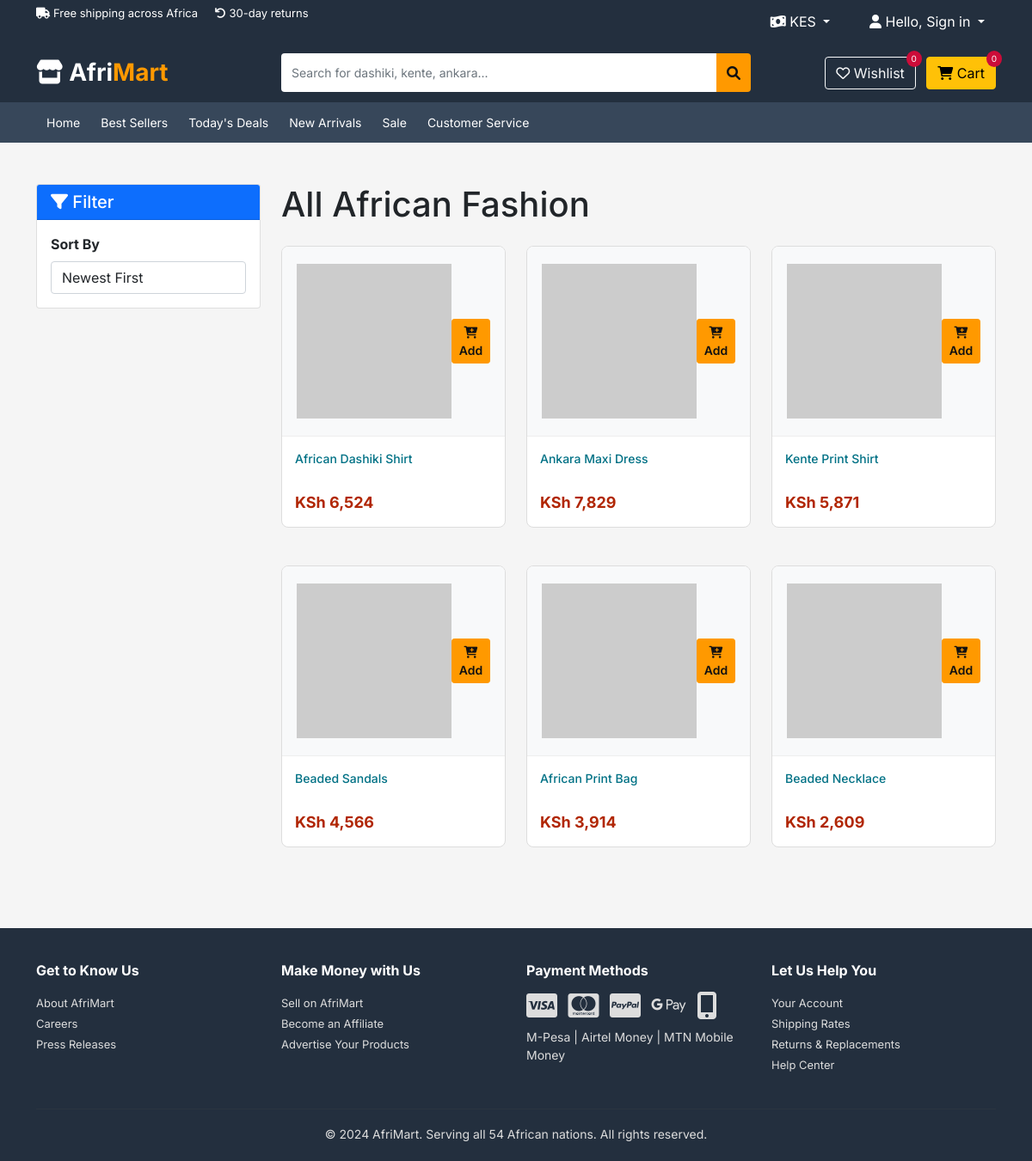
The page /shop.php on the database its author committed.
### tables this page shows
CREATE TABLE products (
    id INT AUTO_INCREMENT PRIMARY KEY,
    name VARCHAR(255) NOT NULL,
    slug VARCHAR(255) UNIQUE NOT NULL,
    description TEXT,
    short_description VARCHAR(500),
    price_usd DECIMAL(10,2) NOT NULL,
    compare_price_usd DECIMAL(10,2) DEFAULT NULL,
    category_id INT,
    brand VARCHAR(100),
    sizes VARCHAR(200),
    colors VARCHAR(200),
    stock_quantity INT DEFAULT 0,
    sku VARCHAR(100) UNIQUE,
    images TEXT,
    featured BOOLEAN DEFAULT 0,
    trending BOOLEAN DEFAULT 0,
    best_seller BOOLEAN DEFAULT 0,
    new_arrival BOOLEAN DEFAULT 0,
    sold_count INT DEFAULT 0,
    views INT DEFAULT 0,
    status ENUM('active','inactive') DEFAULT 'active',
    created_at TIMESTAMP DEFAULT CURRENT_TIMESTAMP,
    FOREIGN KEY (category_id) REFERENCES categories(id) ON DELETE SET NULL
);

CREATE TABLE currencies (
    id INT AUTO_INCREMENT PRIMARY KEY,
    country_code VARCHAR(5) UNIQUE NOT NULL,
    country_name VARCHAR(100) NOT NULL,
    currency_code VARCHAR(3) NOT NULL,
    currency_symbol VARCHAR(10) NOT NULL,
    currency_name VARCHAR(50) NOT NULL,
    rate_to_usd DECIMAL(15,6) NOT NULL,
    is_default BOOLEAN DEFAULT 0
);

### includes/functions.php (called while the page is built, shortened)
<?php
function getProducts($pdo, $limit = null, $category = null, $search = null, $sort = 'newest') {
    $sql = "SELECT p.*, c.name as category_name FROM products p LEFT JOIN categories c ON p.category_id = c.id WHERE p.status = 'active'";
    $params = [];
    switch($sort) {
        default: $sql .= " ORDER BY p.created_at DESC";
    }
    $stmt = $pdo->prepare($sql);
    $stmt->execute($params);
    $products = $stmt->fetchAll();
    return $products;
}
?>

### includes/currency.php (called while the page is built, shortened)
<?php
function convertPrice($priceUSD, $targetCurrency) {
    global $pdo;
    $stmt = $pdo->prepare("SELECT rate_to_usd FROM currencies WHERE currency_code = ?");
    $stmt->execute([$targetCurrency]);
    $c = $stmt->fetch();
    if($c) {
        return round($priceUSD * $c['rate_to_usd'], 2);
    }
    return round($priceUSD, 2);
}
function getCurrencySymbol($code) {
    global $pdo;
    $stmt = $pdo->prepare("SELECT currency_symbol FROM currencies WHERE currency_code = ?");
    $stmt->execute([$code]);
    $c = $stmt->fetch();
    return $c ? $c['currency_symbol'] : '$';
}
function formatPrice($amount, $currency = null) {
    global $currentCurrency;
    $curr = $currency ?? $currentCurrency;
    $symbol = getCurrencySymbol($curr);
    $currenciesWithoutDecimals = ['KES', 'TZS', 'UGX', 'BIF', 'DJF', 'GNF', 'RWF'];
    if(in_array($curr, $currenciesWithoutDecimals)) {
        return $symbol . " " . number_format($amount, 0);
    }
    return $symbol . number_format($amount, 2);
}
$currentCurrency = $_SESSION['user_currency'];
?>

### shop.php (the view, shortened to what this page needs)
<?php
require_once 'config/config.php';
$search = $_GET['search'] ?? '';
$category = $_GET['category'] ?? '';
$sort = $_GET['sort'] ?? 'newest';
$products = getProducts($pdo, null, $category, $search, $sort);
?>
<!DOCTYPE html>
<html lang="en">
<head>
    <link href="https://cdn.jsdelivr.net/npm/bootstrap@5.1.3/dist/css/bootstrap.min.css" rel="stylesheet">
    <link rel="stylesheet" href="https://cdnjs.cloudflare.com/ajax/libs/font-awesome/6.0.0/css/all.min.css">
    <link rel="stylesheet" href="assets/css/style.css">
</head>
<body>
<?php include 'includes/header.php'; ?>
<div class="container my-5">
    <div class="row">
        <div class="col-md-3">
            <div class="card">
                <div class="card-header bg-primary text-white"><h5 class="mb-0"><i class="fas fa-filter"></i> Filter</h5></div>
                <div class="card-body">
                    <label class="form-label fw-bold">Sort By</label>
                    <select id="sort-by" class="form-control">
                        <option value="newest" <?php echo $sort=='newest'?'selected':''; ?>>Newest First</option>
                    </select>
                </div>
            </div>
        </div>
        <div class="col-md-9">
            <h1 class="mb-4"><?php echo $search ? "Search Results: $search" : ($category ? ucfirst(str_replace('-',' ',$category)) : 'All African Fashion'); ?></h1>
            <div class="row">
                <?php if(empty($products)): ?>
                <div class="col-12"><div class="alert alert-info text-center py-5">No products found. <a href="shop.php">View all products</a></div></div>
                <?php else: ?>
                <?php foreach($products as $p): $price = convertPrice($p['price_usd'], $currentCurrency); $img = $p['images_array'][0]; ?>
                <div class="col-md-4 col-6 mb-4">
                    <div class="product-card">
                        <div class="product-image">
                            <img src="assets/uploads/<?php echo $img; ?>" onerror="this.src='https://via.placeholder.com/250'">
                            <div class="product-actions">
                                <button class="btn btn-primary btn-sm quick-add-cart" data-id="<?php echo $p['id']; ?>"><i class="fas fa-cart-plus"></i> Add</button>
                            </div>
                        </div>
                        <div class="product-info">
                            <div class="product-title"><a href="product.php?slug=<?php echo $p['slug']; ?>"><?php echo $p['name']; ?></a></div>
                            <div class="product-price"><?php echo formatPrice($price); ?></div>
                        </div>
                    </div>
                </div>
                <?php endforeach; ?>
                <?php endif; ?>
            </div>
        </div>
    </div>
</div>
<?php include 'includes/footer.php'; ?>
</body>
</html>

### includes/header.php (style rules this page uses)
* { margin: 0; padding: 0; box-sizing: border-box; }
body { font-family: 'Inter', sans-serif; background: #f5f5f5; }
:root { --amazon-orange: #FF9900; --amazon-dark: #232F3E; --amazon-light: #37475A; --ikea-blue: #0058AB; --ikea-yellow: #FFDA1A; --gray-bg: #EAEDED; --text-dark: #111; --text-gray: #565959; }
.product-card { background: white; border-radius: 8px; overflow: hidden; transition: 0.2s; margin-bottom: 20px; border: 1px solid #ddd; }
.product-image { height: 220px; overflow: hidden; position: relative; background: #f8f9fa; display: flex; align-items: center; justify-content: center; padding: 20px; }
.product-image img { max-width: 100%; max-height: 100%; object-fit: contain; }
.product-info { padding: 15px; border-top: 1px solid #eee; }
.product-title { font-size: 14px; font-weight: 500; margin-bottom: 8px; height: 40px; overflow: hidden; }
.product-title a { color: #007185; text-decoration: none; }
.product-price { font-size: 18px; font-weight: 700; color: #B12704; }
.btn-primary { background: var(--amazon-orange); border-color: var(--amazon-orange); color: #111; font-weight: 600; }

### rows shown on the page
products: name "African Dashiki Shirt", price_usd.currency_symbol "KSh 6,524"
products: name "Ankara Maxi Dress", price_usd.currency_symbol "KSh 7,829"
products: name "Kente Print Shirt", price_usd.currency_symbol "KSh 5,871"
products: name "Beaded Sandals", price_usd.currency_symbol "KSh 4,566"
products: name "African Print Bag", price_usd.currency_symbol "KSh 3,914"
products: name "Beaded Necklace", price_usd.currency_symbol "KSh 2,609"

### other values the page prints
$currentCurrency "KES"
$cartCount "0"
